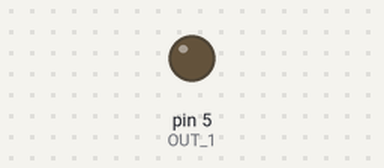
Bench run of a sketch on a simulated Arduino Uno, built with avr-gcc and run on an emulated ATmega328P. Parts: output pins drawn as LEDs (lit = HIGH). Dashed ring = blinking.

Above: at 1.0 s.
At 2.5 s:
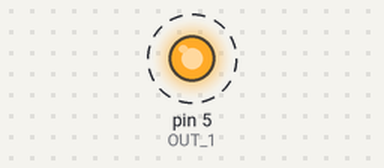
Timing chart, 0 to 4.6 s (numbered marks = the images above):
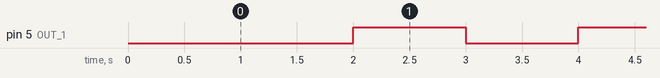

Measured:
- by itself, pin 5 (OUT_1): alternates HIGH for 1.0 s and LOW for 1.0 s

The sketch:

BH_ON_OFRE_FLASH_TEST.ino
```cpp
#define OUT_1 5
void setup() {
 pinMode(OUT_1, OUTPUT);
}

void loop() {
  delay(1000);
  digitalWrite( OUT_1,LOW);
  delay(1000);
  digitalWrite( OUT_1,HIGH);
}
```
